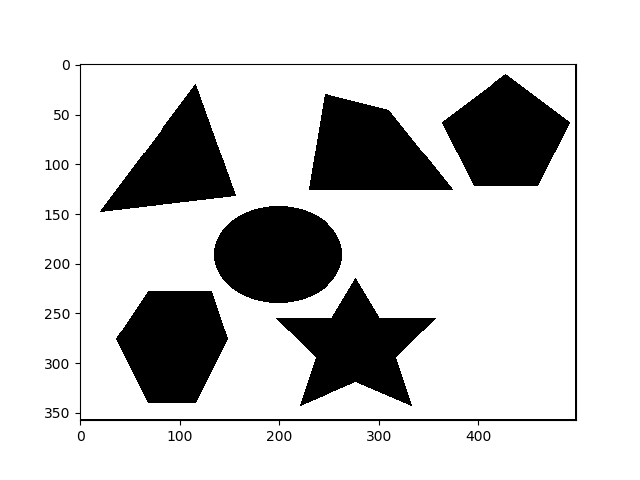

Write Python code to recreate this figure.
# encoding: utf8
from __future__ import unicode_literals
from pylab import *
from cv2 import imread
from numpy import *

# 画像の読み込み
gazo = imread( "kadai8.bmp", 0 )

# ヒストグラムを表示
figure()
hist( gazo.flatten(), 256, (0,255) )

# 課題： 6つの図形の輪郭線の長さ（画素数）を計算しなさい．
#      レポートでは計算方法を分かりやすく説明しなさい．
# ヒント：　二段階の処理が必要．．．

a1 = 0 #左上
a2 = 0 #上真ん中
a3 = 0 #右上
a4 = 0 #左下
a5 = 0 #右下
a6 = 0 #真ん中

gazo2 = zeros( (358,499) )#２値化
for y in range(1,357):
    for x in range(1,498):

        filter = [
            [0, 1, 0],
            [1, -4, 1],
            [0, 1, 0]
            ]

        gasochi = 0
        for xx in range(3):
            for yy in range(3):
                # ここでfilterの値をgazoに掛ける
                gasochi += gazo[y+yy-1][x+xx-1] * filter[yy][xx]
                
        gasochi = int(gasochi) 
        if gasochi<0:
            gasochi = 0
        elif gasochi > 255:
            gasochi = 255
        gazo2[y][x] = gasochi
        
gazo3 = zeros( (358,499) )#ラプラシアンフィルタ
for y in range(1,357):
    for x in range(1,498):
        if gazo2[y][x] < 100:
            gazo3[y][x] = 0
        else:
            gazo3[y][x] = 255

        
for y in range(0,358):
    for x in range(0,499):
        if gazo3[y][x] == 255:
            a1 += 1

print(a1)

# 画素値を表示
print(a1)

figure()
imshow(gazo, cmap="gray", vmin=0, vmax=255)
figure()
imshow(gazo2, cmap="gray", vmin=0, vmax=255)
figure()
imshow(gazo3, cmap="gray", vmin=0, vmax=255)


show()
